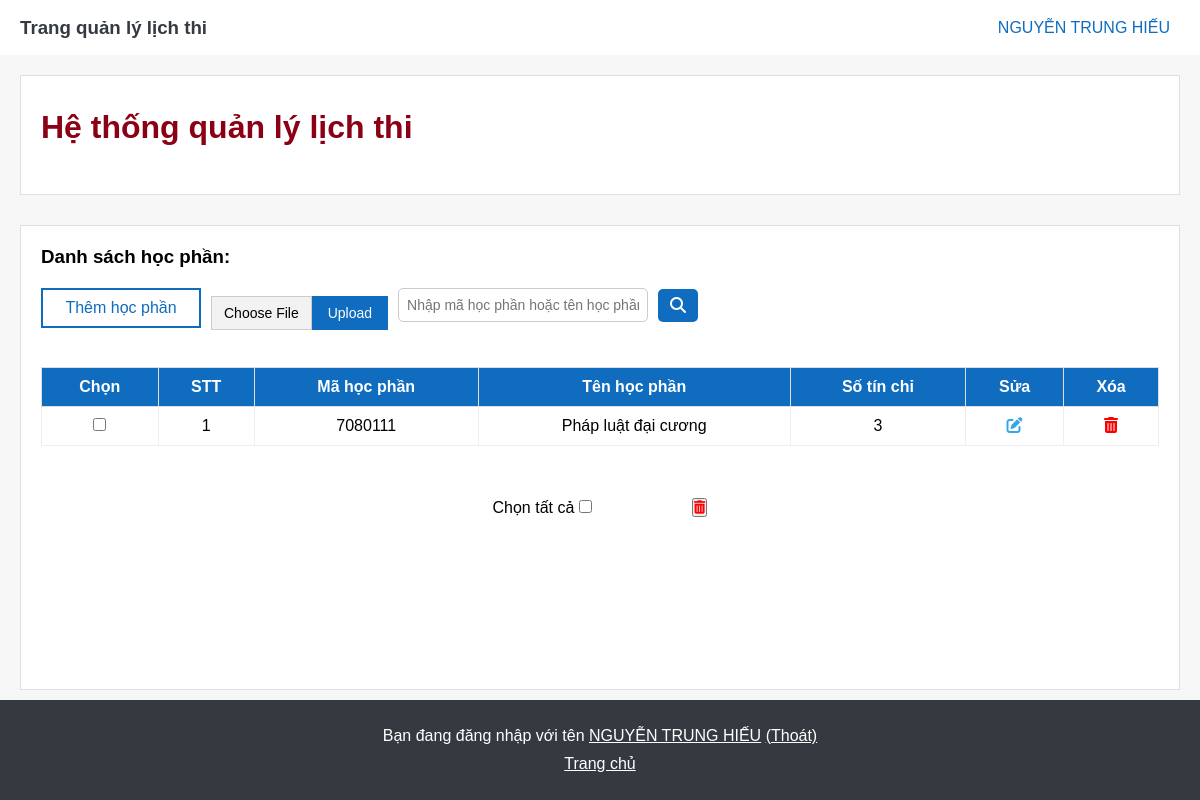
Page /web_manage_schedule_exam/admin/manage_course.php (signed in) on the earlier database version.
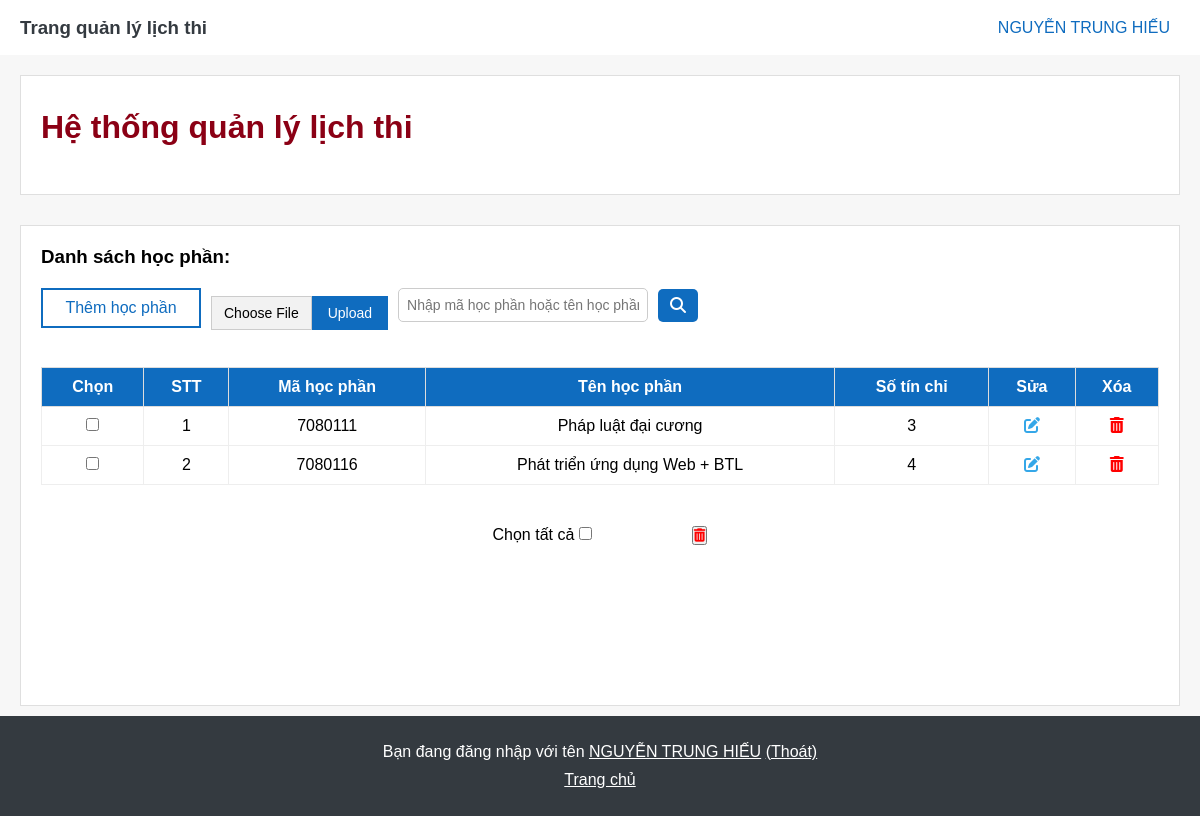
Same page on the later database version.
### tables this page shows
CREATE TABLE `hocphan` (
  `ma_hoc_phan` int(10) NOT NULL,
  `ten_hoc_phan` varchar(100) NOT NULL,
  `so_tin_chi` int(11) NOT NULL
);

### web_manage_schedule_exam/admin/limit_page.php (called while the page is built, shortened)
<?php
    $limit = 15;
    $current_page = isset($_GET['page']) ? (int)$_GET['page'] : 1;
    $offset = ($current_page - 1) * $limit;
?>

### web_manage_schedule_exam/admin/manage_course.php (the view, shortened to what the changed rows need)
<!DOCTYPE html>
<html lang="vi">
<head>
    <link rel="stylesheet" href="https://cdnjs.cloudflare.com/ajax/libs/font-awesome/6.4.2/css/all.min.css" />
</head>
<body>
<?php include('header.php'); ?>
    <div class="container">
        <?php include('tag.php'); ?>
        <div class="crud">
            <table class="crud-table">
                <thead>
                    <tr>
                        <th>Chọn</th>
                        <th>STT</th>
                        <th>Mã học phần</th>
                        <th>Tên học phần</th>
                        <th>Số tín chỉ</th>
                        <th>Sửa</th>
                        <th>Xóa</th>
                    </tr>
                </thead>
                <tbody>
                    <form action="delete.php" method="post">
                    <?php
                        require "limit_page.php";
                        $sql_hoc_phan = "SELECT * FROM hocphan LIMIT $limit OFFSET $offset";
                        $result_hoc_phan = $conn->query($sql_hoc_phan);
                        if ($result_hoc_phan->num_rows > 0) {
                            $stt = $offset + 1;
                            while($row = $result_hoc_phan->fetch_assoc()) {
                                $ma_hoc_phan = $row["ma_hoc_phan"];
                                echo '<tr>';
                                echo '<td><input type="checkbox" name="select_all[]" value="' . $ma_hoc_phan . '"></td>';
                                echo '<td>' . $stt++ . '</td>';
                                echo '<td>' . $ma_hoc_phan . '</td>';
                                echo '<td>' . $row["ten_hoc_phan"] . '</td>';
                                echo '<td>' . $row["so_tin_chi"] . '</td>';
                                echo '<td id="update-icon"><a href="update_course.php?ma_hoc_phan=' . $ma_hoc_phan . '"><i class="fa-solid fa-pen-to-square"></i></a></td>';
                                echo '<td id="delete-icon"><a href="delete.php?ma_hoc_phan=' . $ma_hoc_phan . '"><i class="fa-solid fa-trash-can"></i></a></td>';
                                echo '</tr>';
                            }
                        } else {
                            echo "Chưa có học phần";
                        }
                    ?>
                </tbody>
            </table>
        </div>
    </div>
    <?php include('footer.php'); ?>
</body>
</html>

### web_manage_schedule_exam/admin/header.php (shortened to what the changed rows need)
<?php
    include('config.php');
?>
<!DOCTYPE html>
<html lang="vi">
<head>
    <link rel="stylesheet" href="https://cdnjs.cloudflare.com/ajax/libs/font-awesome/6.4.2/css/all.min.css" />
    <link rel="stylesheet" href="styles.css">
    <link rel="stylesheet" href="manage_add.css">
</head>
<body>
    <div class="header">
        <div class="user" onclick="myFunction()">
            <span style="text-transform: uppercase;"><?php
                    $id_admin = $_SESSION['id_admin'];
                    $sql = "SELECT * FROM admin WHERE id_admin = '$id_admin'";
                    $result = $conn->query($sql);
                    if ($result->num_rows > 0) {
                        while($row = $result->fetch_assoc()) {
                            echo  $row["ho_dem"]. " " . $row["ten"] ;
                        }
                    }
                ?>
            </span>
        </div>
    </div>
</body>
</html>

### web_manage_schedule_exam/admin/footer.php (shortened to what the changed rows need)
<div class="footer">
    <p>Bạn đang đăng nhập với tên
        <u style="text-transform: uppercase;"><?php
            $id_admin = $_SESSION['id_admin'];
            $sql = "SELECT * FROM admin WHERE id_admin = '$id_admin'";
            $result = $conn->query($sql);
            if ($result->num_rows > 0) {
                while($row = $result->fetch_assoc()) {
                    echo  $row["ho_dem"]. " " . $row["ten"] ;
                }
            }
        ?></u> <a href="logout.php">(Thoát)</a></p>
</div>

Differences in the rows shown:
added hocphan: ma_hoc_phan "7080116", ten_hoc_phan "Phát triển ứng dụng Web + BTL", so_tin_chi "4"
